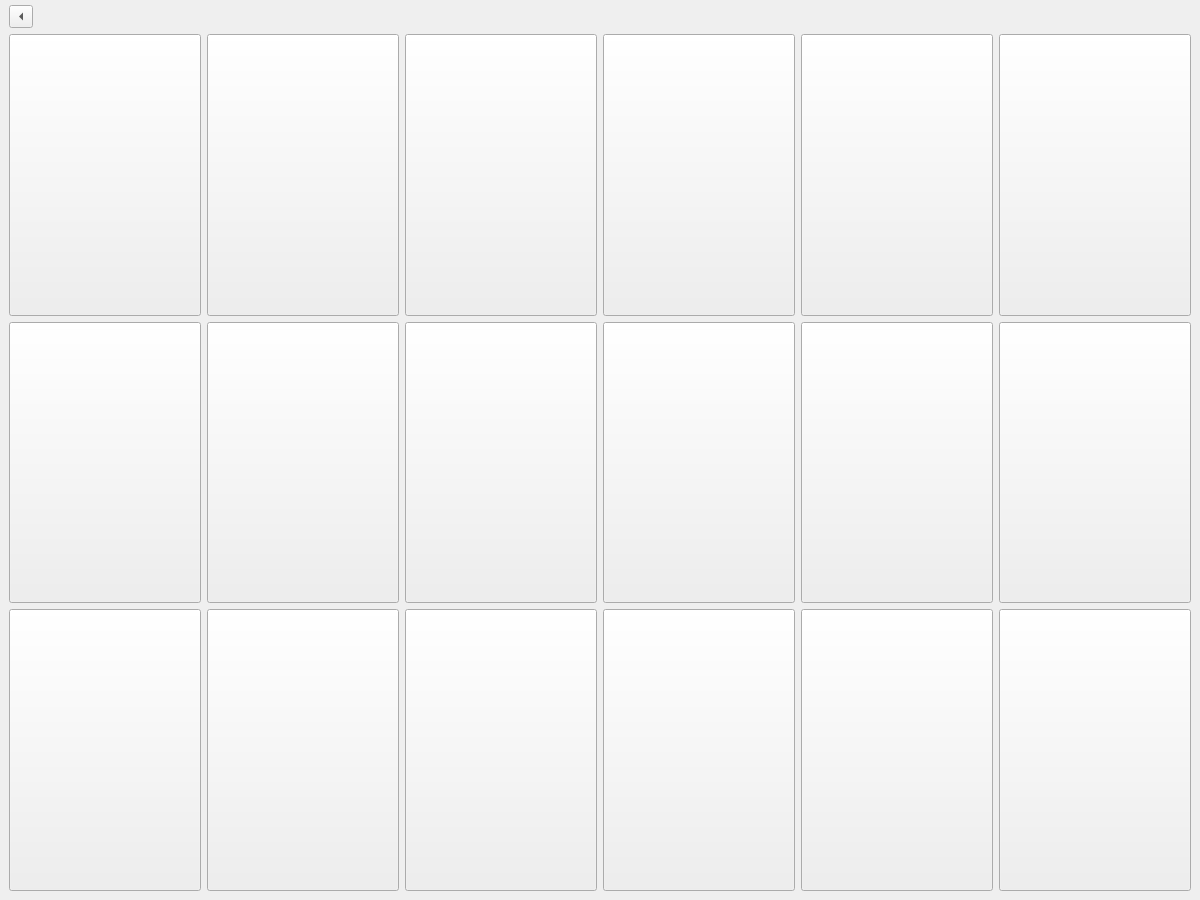
<?xml version="1.0" encoding="UTF-8"?>
<ui version="4.0">
 <class>MyMoviesCollection</class>
 <widget class="QWidget" name="MyMoviesCollection">
  <property name="geometry">
   <rect>
    <x>0</x>
    <y>0</y>
    <width>1200</width>
    <height>900</height>
   </rect>
  </property>
  <property name="windowTitle">
   <string>Form</string>
  </property>
  <layout class="QGridLayout" name="gridLayout">
   <property name="leftMargin">
    <number>0</number>
   </property>
   <property name="topMargin">
    <number>0</number>
   </property>
   <property name="rightMargin">
    <number>0</number>
   </property>
   <property name="bottomMargin">
    <number>0</number>
   </property>
   <item row="1" column="0">
    <widget class="QFrame" name="gridFrame">
     <layout class="QGridLayout" name="gridLayout_2" rowstretch="1,8,8,8" columnstretch="1,1,1,1,1,1" rowminimumheight="1,1,1,1" columnminimumwidth="1,1,1,1,1,1">
      <property name="leftMargin">
       <number>9</number>
      </property>
      <property name="topMargin">
       <number>5</number>
      </property>
      <property name="rightMargin">
       <number>9</number>
      </property>
      <property name="bottomMargin">
       <number>9</number>
      </property>
      <property name="spacing">
       <number>6</number>
      </property>
      <item row="3" column="2">
       <widget class="QPushButton" name="movie_15">
        <property name="sizePolicy">
         <sizepolicy hsizetype="Minimum" vsizetype="Expanding">
          <horstretch>0</horstretch>
          <verstretch>0</verstretch>
         </sizepolicy>
        </property>
        <property name="text">
         <string/>
        </property>
       </widget>
      </item>
      <item row="2" column="0">
       <widget class="QPushButton" name="movie_7">
        <property name="sizePolicy">
         <sizepolicy hsizetype="Minimum" vsizetype="Expanding">
          <horstretch>0</horstretch>
          <verstretch>0</verstretch>
         </sizepolicy>
        </property>
        <property name="text">
         <string/>
        </property>
       </widget>
      </item>
      <item row="3" column="5">
       <widget class="QPushButton" name="movie_18">
        <property name="sizePolicy">
         <sizepolicy hsizetype="Minimum" vsizetype="Expanding">
          <horstretch>0</horstretch>
          <verstretch>0</verstretch>
         </sizepolicy>
        </property>
        <property name="text">
         <string/>
        </property>
       </widget>
      </item>
      <item row="1" column="4">
       <widget class="QPushButton" name="movie_5">
        <property name="sizePolicy">
         <sizepolicy hsizetype="Minimum" vsizetype="Expanding">
          <horstretch>0</horstretch>
          <verstretch>0</verstretch>
         </sizepolicy>
        </property>
        <property name="text">
         <string/>
        </property>
       </widget>
      </item>
      <item row="3" column="4">
       <widget class="QPushButton" name="movie_17">
        <property name="sizePolicy">
         <sizepolicy hsizetype="Minimum" vsizetype="Expanding">
          <horstretch>0</horstretch>
          <verstretch>0</verstretch>
         </sizepolicy>
        </property>
        <property name="text">
         <string/>
        </property>
       </widget>
      </item>
      <item row="1" column="0">
       <widget class="QPushButton" name="movie">
        <property name="sizePolicy">
         <sizepolicy hsizetype="Minimum" vsizetype="Expanding">
          <horstretch>0</horstretch>
          <verstretch>0</verstretch>
         </sizepolicy>
        </property>
        <property name="text">
         <string/>
        </property>
       </widget>
      </item>
      <item row="2" column="5">
       <widget class="QPushButton" name="movie_12">
        <property name="sizePolicy">
         <sizepolicy hsizetype="Minimum" vsizetype="Expanding">
          <horstretch>0</horstretch>
          <verstretch>0</verstretch>
         </sizepolicy>
        </property>
        <property name="text">
         <string/>
        </property>
       </widget>
      </item>
      <item row="1" column="5">
       <widget class="QPushButton" name="movie_6">
        <property name="sizePolicy">
         <sizepolicy hsizetype="Minimum" vsizetype="Expanding">
          <horstretch>0</horstretch>
          <verstretch>0</verstretch>
         </sizepolicy>
        </property>
        <property name="text">
         <string/>
        </property>
       </widget>
      </item>
      <item row="2" column="4">
       <widget class="QPushButton" name="movie_11">
        <property name="sizePolicy">
         <sizepolicy hsizetype="Minimum" vsizetype="Expanding">
          <horstretch>0</horstretch>
          <verstretch>0</verstretch>
         </sizepolicy>
        </property>
        <property name="text">
         <string/>
        </property>
       </widget>
      </item>
      <item row="3" column="1">
       <widget class="QPushButton" name="movie_14">
        <property name="sizePolicy">
         <sizepolicy hsizetype="Minimum" vsizetype="Expanding">
          <horstretch>0</horstretch>
          <verstretch>0</verstretch>
         </sizepolicy>
        </property>
        <property name="text">
         <string/>
        </property>
       </widget>
      </item>
      <item row="3" column="0">
       <widget class="QPushButton" name="movie_13">
        <property name="sizePolicy">
         <sizepolicy hsizetype="Minimum" vsizetype="Expanding">
          <horstretch>0</horstretch>
          <verstretch>0</verstretch>
         </sizepolicy>
        </property>
        <property name="text">
         <string/>
        </property>
       </widget>
      </item>
      <item row="2" column="2">
       <widget class="QPushButton" name="movie_9">
        <property name="sizePolicy">
         <sizepolicy hsizetype="Minimum" vsizetype="Expanding">
          <horstretch>0</horstretch>
          <verstretch>0</verstretch>
         </sizepolicy>
        </property>
        <property name="text">
         <string/>
        </property>
       </widget>
      </item>
      <item row="2" column="1">
       <widget class="QPushButton" name="movie_8">
        <property name="sizePolicy">
         <sizepolicy hsizetype="Minimum" vsizetype="Expanding">
          <horstretch>0</horstretch>
          <verstretch>0</verstretch>
         </sizepolicy>
        </property>
        <property name="text">
         <string/>
        </property>
       </widget>
      </item>
      <item row="1" column="1">
       <widget class="QPushButton" name="movie_2">
        <property name="sizePolicy">
         <sizepolicy hsizetype="Minimum" vsizetype="Expanding">
          <horstretch>0</horstretch>
          <verstretch>0</verstretch>
         </sizepolicy>
        </property>
        <property name="text">
         <string/>
        </property>
       </widget>
      </item>
      <item row="1" column="2">
       <widget class="QPushButton" name="movie_3">
        <property name="sizePolicy">
         <sizepolicy hsizetype="Minimum" vsizetype="Expanding">
          <horstretch>0</horstretch>
          <verstretch>0</verstretch>
         </sizepolicy>
        </property>
        <property name="text">
         <string/>
        </property>
       </widget>
      </item>
      <item row="2" column="3">
       <widget class="QPushButton" name="movie_10">
        <property name="sizePolicy">
         <sizepolicy hsizetype="Minimum" vsizetype="Expanding">
          <horstretch>0</horstretch>
          <verstretch>0</verstretch>
         </sizepolicy>
        </property>
        <property name="text">
         <string/>
        </property>
       </widget>
      </item>
      <item row="3" column="3">
       <widget class="QPushButton" name="movie_16">
        <property name="sizePolicy">
         <sizepolicy hsizetype="Minimum" vsizetype="Expanding">
          <horstretch>0</horstretch>
          <verstretch>0</verstretch>
         </sizepolicy>
        </property>
        <property name="text">
         <string/>
        </property>
       </widget>
      </item>
      <item row="1" column="3">
       <widget class="QPushButton" name="movie_4">
        <property name="sizePolicy">
         <sizepolicy hsizetype="Minimum" vsizetype="Expanding">
          <horstretch>0</horstretch>
          <verstretch>0</verstretch>
         </sizepolicy>
        </property>
        <property name="text">
         <string/>
        </property>
       </widget>
      </item>
      <item row="0" column="0" colspan="6">
       <layout class="QHBoxLayout" name="horizontalLayout">
        <item>
         <widget class="QToolButton" name="toolButton">
          <property name="text">
           <string>...</string>
          </property>
          <property name="arrowType">
           <enum>Qt::LeftArrow</enum>
          </property>
         </widget>
        </item>
        <item>
         <spacer name="horizontalSpacer">
          <property name="orientation">
           <enum>Qt::Horizontal</enum>
          </property>
          <property name="sizeHint" stdset="0">
           <size>
            <width>40</width>
            <height>20</height>
           </size>
          </property>
         </spacer>
        </item>
       </layout>
      </item>
     </layout>
    </widget>
   </item>
  </layout>
 </widget>
 <resources/>
 <connections/>
</ui>
